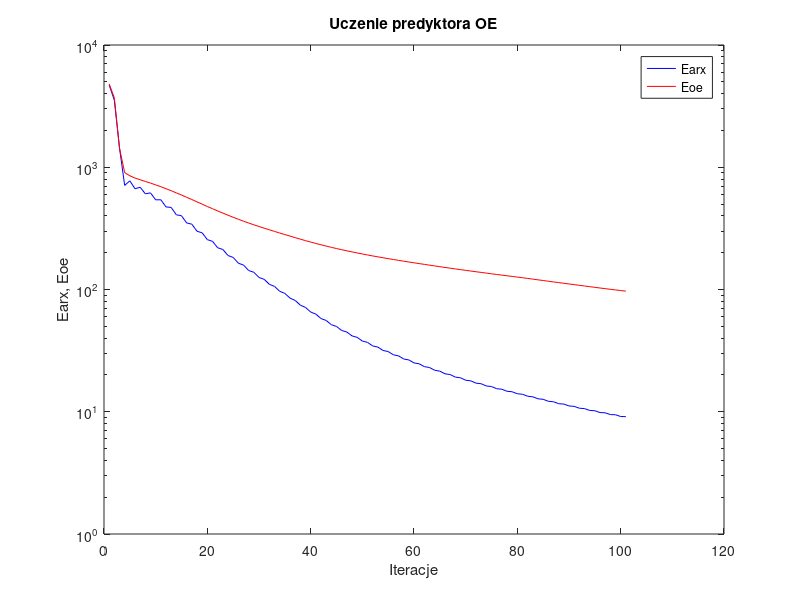
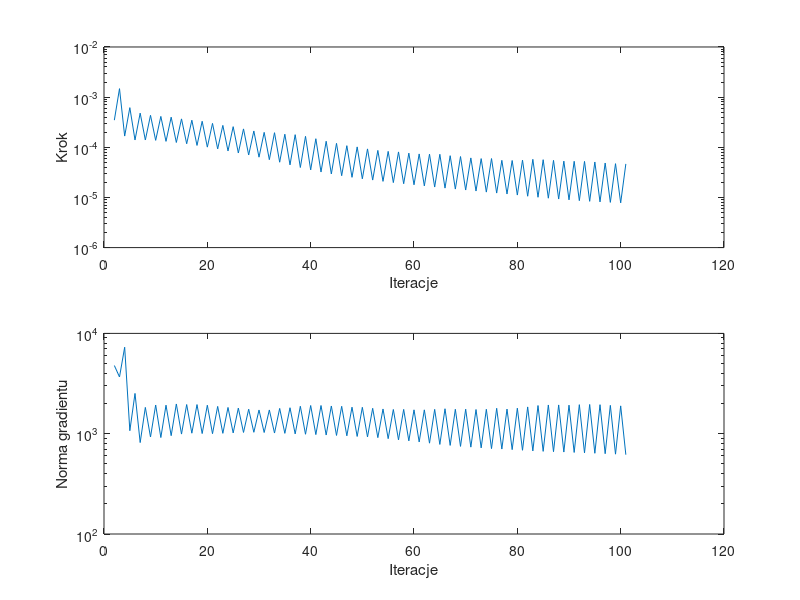

Reproduce these figures in MATLAB, in order.
%uczenie predyktora oe
clear all;
n=0; farx(n+1)=4.709964e+003; foe(n+1)=4.800420e+003; wspucz(n+1)=0.000000e+000; ng(n+1)=0.000000e+000;
n=1; farx(n+1)=3.534901e+003; foe(n+1)=3.698316e+003; krok(n+1)=3.473499e-004; ng(n+1)=4.782979e+003;
n=2; farx(n+1)=1.437955e+003; foe(n+1)=1.431499e+003; krok(n+1)=1.476722e-003; ng(n+1)=3.679178e+003;
n=3; farx(n+1)=7.108323e+002; foe(n+1)=9.037509e+002; krok(n+1)=1.673718e-004; ng(n+1)=7.278000e+003;
n=4; farx(n+1)=7.745178e+002; foe(n+1)=8.522157e+002; krok(n+1)=6.174461e-004; ng(n+1)=1.071323e+003;
n=5; farx(n+1)=6.671284e+002; foe(n+1)=8.156443e+002; krok(n+1)=1.399515e-004; ng(n+1)=2.520412e+003;
n=6; farx(n+1)=6.858134e+002; foe(n+1)=7.905752e+002; krok(n+1)=4.796094e-004; ng(n+1)=8.159004e+002;
n=7; farx(n+1)=6.066448e+002; foe(n+1)=7.652416e+002; krok(n+1)=1.398251e-004; ng(n+1)=1.828580e+003;
n=8; farx(n+1)=6.171260e+002; foe(n+1)=7.422617e+002; krok(n+1)=4.338408e-004; ng(n+1)=9.269440e+002;
n=9; farx(n+1)=5.414430e+002; foe(n+1)=7.172486e+002; krok(n+1)=1.374956e-004; ng(n+1)=1.931665e+003;
n=10; farx(n+1)=5.421213e+002; foe(n+1)=6.934538e+002; krok(n+1)=4.129136e-004; ng(n+1)=9.157860e+002;
n=11; farx(n+1)=4.737629e+002; foe(n+1)=6.676587e+002; krok(n+1)=1.313043e-004; ng(n+1)=1.924561e+003;
n=12; farx(n+1)=4.692109e+002; foe(n+1)=6.430418e+002; krok(n+1)=3.984182e-004; ng(n+1)=9.559990e+002;
n=13; farx(n+1)=4.084684e+002; foe(n+1)=6.167770e+002; krok(n+1)=1.247165e-004; ng(n+1)=1.978947e+003;
n=14; farx(n+1)=4.012685e+002; foe(n+1)=5.925873e+002; krok(n+1)=3.684136e-004; ng(n+1)=9.914529e+002;
n=15; farx(n+1)=3.502913e+002; foe(n+1)=5.675963e+002; krok(n+1)=1.176136e-004; ng(n+1)=1.953040e+003;
n=16; farx(n+1)=3.421822e+002; foe(n+1)=5.445561e+002; krok(n+1)=3.467612e-004; ng(n+1)=1.011532e+003;
n=17; farx(n+1)=2.996676e+002; foe(n+1)=5.209002e+002; krok(n+1)=1.089132e-004; ng(n+1)=1.951113e+003;
n=18; farx(n+1)=2.907450e+002; foe(n+1)=4.990073e+002; krok(n+1)=3.301872e-004; ng(n+1)=1.003425e+003;
n=19; farx(n+1)=2.557794e+002; foe(n+1)=4.773490e+002; krok(n+1)=1.007341e-004; ng(n+1)=1.922561e+003;
n=20; farx(n+1)=2.477779e+002; foe(n+1)=4.578509e+002; krok(n+1)=2.996980e-004; ng(n+1)=1.000477e+003;
n=21; farx(n+1)=2.195278e+002; foe(n+1)=4.388579e+002; krok(n+1)=9.290537e-005; ng(n+1)=1.870876e+003;
n=22; farx(n+1)=2.125214e+002; foe(n+1)=4.217429e+002; krok(n+1)=2.732662e-004; ng(n+1)=1.008296e+003;
n=23; farx(n+1)=1.896348e+002; foe(n+1)=4.051966e+002; krok(n+1)=8.459568e-005; ng(n+1)=1.826593e+003;
n=24; farx(n+1)=1.830000e+002; foe(n+1)=3.898148e+002; krok(n+1)=2.578785e-004; ng(n+1)=1.018512e+003;
n=25; farx(n+1)=1.641197e+002; foe(n+1)=3.753201e+002; krok(n+1)=7.697632e-005; ng(n+1)=1.800323e+003;
n=26; farx(n+1)=1.585178e+002; foe(n+1)=3.620988e+002; krok(n+1)=2.326282e-004; ng(n+1)=1.029184e+003;
n=27; farx(n+1)=1.430233e+002; foe(n+1)=3.497320e+002; krok(n+1)=7.022416e-005; ng(n+1)=1.754524e+003;
n=28; farx(n+1)=1.382975e+002; foe(n+1)=3.383444e+002; krok(n+1)=2.114007e-004; ng(n+1)=1.033042e+003;
n=29; farx(n+1)=1.254163e+002; foe(n+1)=3.276449e+002; krok(n+1)=6.352069e-005; ng(n+1)=1.722793e+003;
n=30; farx(n+1)=1.211471e+002; foe(n+1)=3.175135e+002; krok(n+1)=1.984325e-004; ng(n+1)=1.028006e+003;
n=31; farx(n+1)=1.103036e+002; foe(n+1)=3.080273e+002; krok(n+1)=5.665485e-005; ng(n+1)=1.725055e+003;
n=32; farx(n+1)=1.060771e+002; foe(n+1)=2.985914e+002; krok(n+1)=1.954789e-004; ng(n+1)=1.015439e+003;
n=33; farx(n+1)=9.669689e+001; foe(n+1)=2.898537e+002; krok(n+1)=5.039187e-005; ng(n+1)=1.786966e+003;
n=34; farx(n+1)=9.297872e+001; foe(n+1)=2.814241e+002; krok(n+1)=1.821736e-004; ng(n+1)=1.008298e+003;
n=35; farx(n+1)=8.502200e+001; foe(n+1)=2.735523e+002; krok(n+1)=4.461789e-005; ng(n+1)=1.814760e+003;
n=36; farx(n+1)=8.138463e+001; foe(n+1)=2.655522e+002; krok(n+1)=1.784716e-004; ng(n+1)=9.956543e+002;
n=37; farx(n+1)=7.450183e+001; foe(n+1)=2.582430e+002; krok(n+1)=3.955346e-005; ng(n+1)=1.876852e+003;
n=38; farx(n+1)=7.133707e+001; foe(n+1)=2.510117e+002; krok(n+1)=1.654388e-004; ng(n+1)=9.873588e+002;
n=39; farx(n+1)=6.544428e+001; foe(n+1)=2.443840e+002; krok(n+1)=3.546212e-005; ng(n+1)=1.910179e+003;
n=40; farx(n+1)=6.287667e+001; foe(n+1)=2.380250e+002; krok(n+1)=1.481961e-004; ng(n+1)=9.799914e+002;
n=41; farx(n+1)=5.786616e+001; foe(n+1)=2.321262e+002; krok(n+1)=3.214745e-005; ng(n+1)=1.910691e+003;
n=42; farx(n+1)=5.581287e+001; foe(n+1)=2.265303e+002; krok(n+1)=1.319295e-004; ng(n+1)=9.706106e+002;
n=43; farx(n+1)=5.155829e+001; foe(n+1)=2.213238e+002; krok(n+1)=2.942040e-005; ng(n+1)=1.889265e+003;
n=44; farx(n+1)=4.988105e+001; foe(n+1)=2.163369e+002; krok(n+1)=1.198705e-004; ng(n+1)=9.608530e+002;
n=45; farx(n+1)=4.621639e+001; foe(n+1)=2.116612e+002; krok(n+1)=2.713913e-005; ng(n+1)=1.875480e+003;
n=46; farx(n+1)=4.488714e+001; foe(n+1)=2.072552e+002; krok(n+1)=1.077049e-004; ng(n+1)=9.529337e+002;
n=47; farx(n+1)=4.175056e+001; foe(n+1)=2.031068e+002; krok(n+1)=2.519594e-005; ng(n+1)=1.837663e+003;
n=48; farx(n+1)=4.060745e+001; foe(n+1)=1.990751e+002; krok(n+1)=1.018184e-004; ng(n+1)=9.389188e+002;
n=49; farx(n+1)=3.785017e+001; foe(n+1)=1.952495e+002; krok(n+1)=2.352777e-005; ng(n+1)=1.832616e+003;
n=50; farx(n+1)=3.694716e+001; foe(n+1)=1.916740e+002; krok(n+1)=9.290537e-005; ng(n+1)=9.284290e+002;
n=51; farx(n+1)=3.455342e+001; foe(n+1)=1.882374e+002; krok(n+1)=2.219138e-005; ng(n+1)=1.791566e+003;
n=52; farx(n+1)=3.381818e+001; foe(n+1)=1.850163e+002; krok(n+1)=8.669030e-005; ng(n+1)=9.136312e+002;
n=53; farx(n+1)=3.172133e+001; foe(n+1)=1.818719e+002; krok(n+1)=2.092658e-005; ng(n+1)=1.763291e+003;
n=54; farx(n+1)=3.108205e+001; foe(n+1)=1.788819e+002; krok(n+1)=8.286257e-005; ng(n+1)=8.922611e+002;
n=55; farx(n+1)=2.923838e+001; foe(n+1)=1.759826e+002; krok(n+1)=1.977673e-005; ng(n+1)=1.744016e+003;
n=56; farx(n+1)=2.866613e+001; foe(n+1)=1.731722e+002; krok(n+1)=8.083878e-005; ng(n+1)=8.681304e+002;
n=57; farx(n+1)=2.702050e+001; foe(n+1)=1.704407e+002; krok(n+1)=1.877358e-005; ng(n+1)=1.747027e+003;
n=58; farx(n+1)=2.654650e+001; foe(n+1)=1.678642e+002; krok(n+1)=7.643808e-005; ng(n+1)=8.486482e+002;
n=59; farx(n+1)=2.509347e+001; foe(n+1)=1.653367e+002; krok(n+1)=1.788662e-005; ng(n+1)=1.729853e+003;
n=60; farx(n+1)=2.468203e+001; foe(n+1)=1.629244e+002; krok(n+1)=7.374374e-005; ng(n+1)=8.273561e+002;
n=61; farx(n+1)=2.338852e+001; foe(n+1)=1.605445e+002; krok(n+1)=1.700060e-005; ng(n+1)=1.729356e+003;
n=62; farx(n+1)=2.301142e+001; foe(n+1)=1.582356e+002; krok(n+1)=7.286215e-005; ng(n+1)=8.044925e+002;
n=63; farx(n+1)=2.184666e+001; foe(n+1)=1.559440e+002; krok(n+1)=1.611741e-005; ng(n+1)=1.747800e+003;
n=64; farx(n+1)=2.149449e+001; foe(n+1)=1.537120e+002; krok(n+1)=7.250092e-005; ng(n+1)=7.818010e+002;
n=65; farx(n+1)=2.043647e+001; foe(n+1)=1.514864e+002; krok(n+1)=1.535151e-005; ng(n+1)=1.772816e+003;
n=66; farx(n+1)=2.014529e+001; foe(n+1)=1.494145e+002; krok(n+1)=6.800238e-005; ng(n+1)=7.643473e+002;
n=67; farx(n+1)=1.920757e+001; foe(n+1)=1.473488e+002; krok(n+1)=1.468252e-005; ng(n+1)=1.751860e+003;
n=68; farx(n+1)=1.895492e+001; foe(n+1)=1.453890e+002; krok(n+1)=6.537935e-005; ng(n+1)=7.472256e+002;
n=69; farx(n+1)=1.810672e+001; foe(n+1)=1.434184e+002; krok(n+1)=1.404611e-005; ng(n+1)=1.755475e+003;
n=70; farx(n+1)=1.789852e+001; foe(n+1)=1.415924e+002; krok(n+1)=6.140602e-005; ng(n+1)=7.346021e+002;
n=71; farx(n+1)=1.713759e+001; foe(n+1)=1.397429e+002; krok(n+1)=1.342816e-005; ng(n+1)=1.742460e+003;
n=72; farx(n+1)=1.695049e+001; foe(n+1)=1.379871e+002; krok(n+1)=5.947814e-005; ng(n+1)=7.221011e+002;
n=73; farx(n+1)=1.625895e+001; foe(n+1)=1.362147e+002; krok(n+1)=1.277945e-005; ng(n+1)=1.751765e+003;
n=74; farx(n+1)=1.607699e+001; foe(n+1)=1.344800e+002; krok(n+1)=5.962617e-005; ng(n+1)=7.099375e+002;
n=75; farx(n+1)=1.543215e+001; foe(n+1)=1.327303e+002; krok(n+1)=1.222055e-005; ng(n+1)=1.791667e+003;
n=76; farx(n+1)=1.528737e+001; foe(n+1)=1.311226e+002; krok(n+1)=5.493831e-005; ng(n+1)=7.028549e+002;
n=77; farx(n+1)=1.470898e+001; foe(n+1)=1.295105e+002; krok(n+1)=1.171829e-005; ng(n+1)=1.759474e+003;
n=78; farx(n+1)=1.457474e+001; foe(n+1)=1.279432e+002; krok(n+1)=5.453877e-005; ng(n+1)=6.936922e+002;
n=79; farx(n+1)=1.403371e+001; foe(n+1)=1.263517e+002; krok(n+1)=1.115447e-005; ng(n+1)=1.796076e+003;
n=80; farx(n+1)=1.390159e+001; foe(n+1)=1.247929e+002; krok(n+1)=5.538211e-005; ng(n+1)=6.835588e+002;
n=81; farx(n+1)=1.339084e+001; foe(n+1)=1.231963e+002; krok(n+1)=1.057446e-005; ng(n+1)=1.849189e+003;
n=82; farx(n+1)=1.325032e+001; foe(n+1)=1.215954e+002; krok(n+1)=5.755042e-005; ng(n+1)=6.732353e+002;
n=83; farx(n+1)=1.276318e+001; foe(n+1)=1.199847e+002; krok(n+1)=1.008355e-005; ng(n+1)=1.908941e+003;
n=84; farx(n+1)=1.263818e+001; foe(n+1)=1.184372e+002; krok(n+1)=5.658127e-005; ng(n+1)=6.666766e+002;
n=85; farx(n+1)=1.218008e+001; foe(n+1)=1.168642e+002; krok(n+1)=9.657459e-006; ng(n+1)=1.934107e+003;
n=86; farx(n+1)=1.207111e+001; foe(n+1)=1.153729e+002; krok(n+1)=5.491616e-005; ng(n+1)=6.615812e+002;
n=87; farx(n+1)=1.164316e+001; foe(n+1)=1.138673e+002; krok(n+1)=9.290308e-006; ng(n+1)=1.935760e+003;
n=88; farx(n+1)=1.155078e+001; foe(n+1)=1.124365e+002; krok(n+1)=5.294446e-005; ng(n+1)=6.561363e+002;
n=89; farx(n+1)=1.115136e+001; foe(n+1)=1.110080e+002; krok(n+1)=8.960031e-006; ng(n+1)=1.925361e+003;
n=90; farx(n+1)=1.107054e+001; foe(n+1)=1.096172e+002; krok(n+1)=5.256405e-005; ng(n+1)=6.502628e+002;
n=91; farx(n+1)=1.068923e+001; foe(n+1)=1.082150e+002; krok(n+1)=8.632369e-006; ng(n+1)=1.947342e+003;
n=92; farx(n+1)=1.061617e+001; foe(n+1)=1.068447e+002; krok(n+1)=5.234435e-005; ng(n+1)=6.442847e+002;
n=93; farx(n+1)=1.025247e+001; foe(n+1)=1.054838e+002; krok(n+1)=8.364627e-006; ng(n+1)=1.955463e+003;
n=94; farx(n+1)=1.019434e+001; foe(n+1)=1.041725e+002; krok(n+1)=5.091085e-005; ng(n+1)=6.381458e+002;
n=95; farx(n+1)=9.848171e+000; foe(n+1)=1.028690e+002; krok(n+1)=8.151193e-006; ng(n+1)=1.946738e+003;
n=96; farx(n+1)=9.807083e+000; foe(n+1)=1.016354e+002; krok(n+1)=4.856864e-005; ng(n+1)=6.319142e+002;
n=97; farx(n+1)=9.480094e+000; foe(n+1)=1.004084e+002; krok(n+1)=7.969908e-006; ng(n+1)=1.916432e+003;
n=98; farx(n+1)=9.451244e+000; foe(n+1)=9.922780e+001; krok(n+1)=4.714982e-005; ng(n+1)=6.251225e+002;
n=99; farx(n+1)=9.139646e+000; foe(n+1)=9.806074e+001; krok(n+1)=7.803699e-006; ng(n+1)=1.894103e+003;
n=100; farx(n+1)=9.120538e+000; foe(n+1)=9.692043e+001; krok(n+1)=4.661880e-005; ng(n+1)=6.177226e+002;

figure; semilogy(farx,'b'); hold on; semilogy(foe,'r'); xlabel('Iteracje'); ylabel('Earx, Eoe'); legend('Earx','Eoe'); title('Uczenie predyktora OE');
figure; subplot(2,1,1); semilogy(krok); xlabel('Iteracje'); ylabel('Krok');
subplot(2,1,2); semilogy(ng); xlabel('Iteracje'); ylabel('Norma gradientu');
Earx=farx(n+1)
Eoe=foe(n+1)
